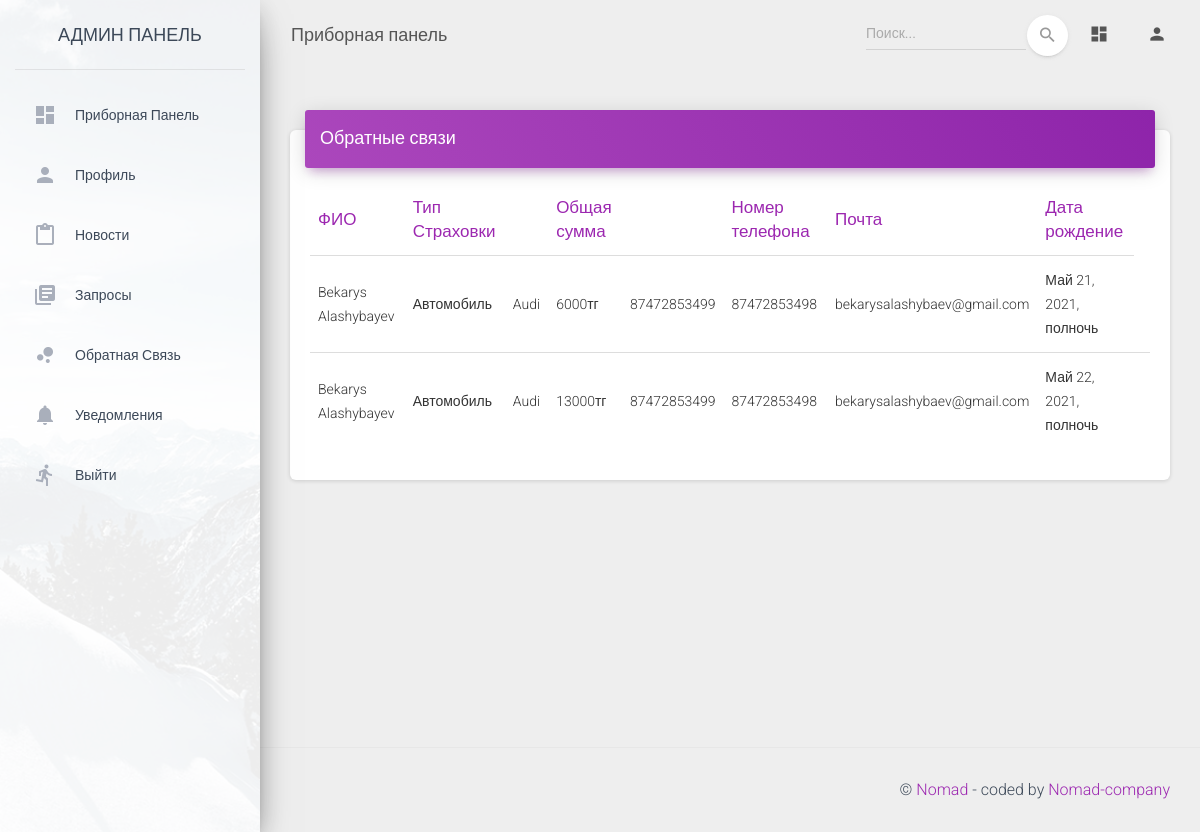
Page /admin-panel/requests (signed in) on the earlier database version.
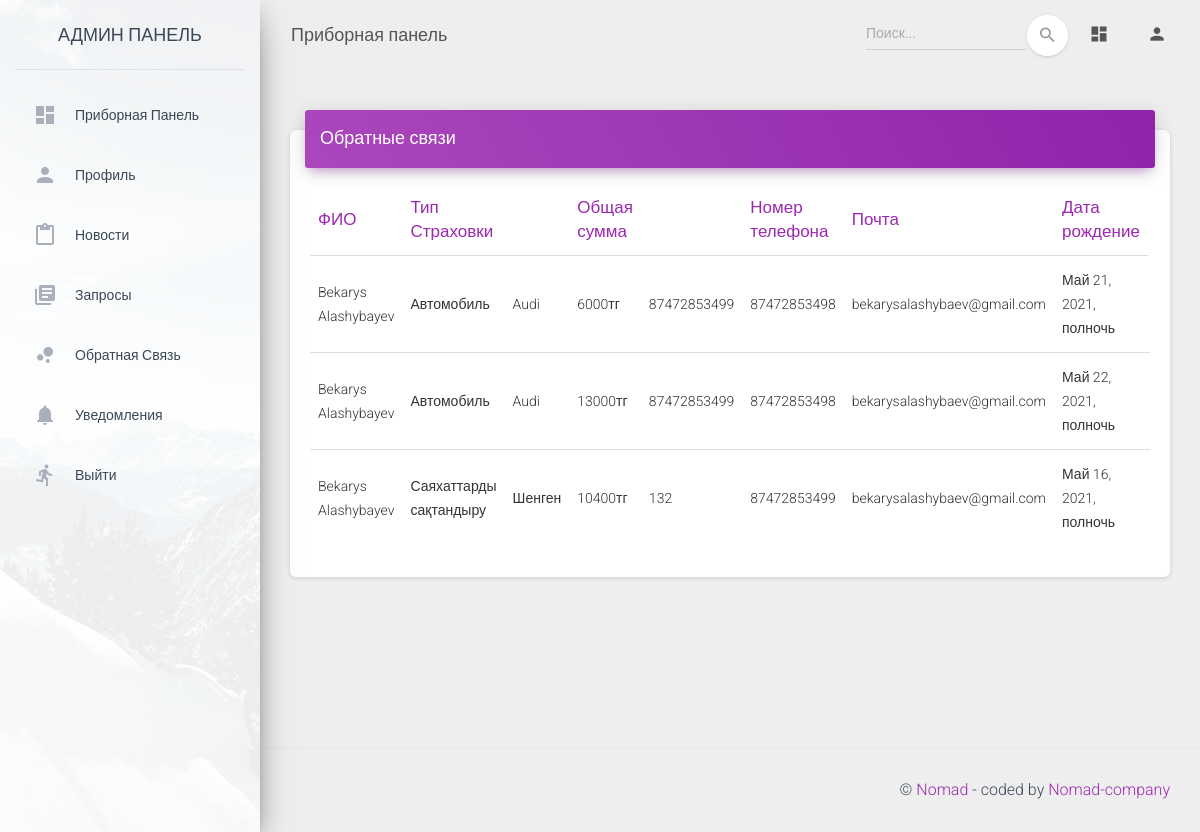
Same page on the later database version.
### mainsite/models.py (models this page shows, shortened)
class Issue(models.Model):
    insurance = models.ForeignKey(Insurance, on_delete=models.DO_NOTHING)
    fio = models.CharField(max_length=255)
    iin = models.CharField(max_length=255)
    bday = models.DateTimeField(null=True)
    doc1 = models.CharField(max_length=255, null=True)
    doc2 = models.CharField(max_length=255, null=True)
    doc3 = models.CharField(max_length=255, null=True)
    phone = models.CharField(max_length=255)
    email = models.CharField(max_length=255)
    total = models.IntegerField(default=0)

class Insurance(models.Model):
    name = models.CharField(max_length=255)
    doc1 = models.CharField(max_length=255, null=True)
    doc2 = models.CharField(max_length=255, null=True)
    doc3 = models.CharField(max_length=255, null=True)
    price = models.IntegerField(default=0)

### app/views.py (the view)
# urls.py: path('requests', requests, name='requests'),
@login_required(login_url="/admin-panel/login/")
def requests(request):
    list = Issue.objects.all()
    context = {"list": list}
    context['segment'] = 'requests'
    html_template = loader.get_template('requests.html')
    return HttpResponse(html_template.render(context, request))

### core/templates/requests.html (shortened to what this page needs)
{% extends "layouts/base.html" %}
{% block content %}
        <div class="row">
            <div class="col-md-12">
              <div class="card">
                <div class="card-header card-header-primary">
                  <h4 class="card-title ">Обратные связи</h4>
                </div>
                <div class="card-body">
                  <div class="table-responsive">
                    <table class="table">
                      <thead class=" text-primary">
                        <th>
                          ФИО
                        </th>
                        <th>
                          Тип Страховки
                        </th>
                        <th>
                        </th>
                        <th>
                        Общая сумма
                        </th>
                        <th>
                        </th>
                        <th>
                          Номер телефона
                        </th>
                        <th>
                          Почта
                        </th>
                        <th>
                          Дата рождение
                        </th>
                      </thead>
                      <tbody>
                        {% for l in list %}
                            <tr>
                                <td>{{ l.fio }}</td>
                                <td>{{ l.insurance.name }}</td>
                                <td>{{ l.doc1 }}</td>
                                <td>{{ l.total }}тг</td>
                                <td>{{ l.doc3 }}</td>
                                <td>{{ l.phone }}</td>
                                <td>{{ l.email}}</td>
                                <td>{{ l.bday}}</td>
                                <td>{{ l.created_at|date:"Y-m-d" }}</td>
                            </tr>
                         {% endfor %}
                      </tbody>
                    </table>
                  </div>
                </div>
              </div>
            </div>
        </div>
{% endblock content %}

Differences in the rows shown:
added Issue: fio "Bekarys Alashybayev", insurance.name "Саяхаттарды сақтандыру", doc1 "Шенген", total "10400", doc3 "132", phone "87472853499", email "bekarysalashybaev@gmail.com", bday "Май 16, 2021, полночь"
